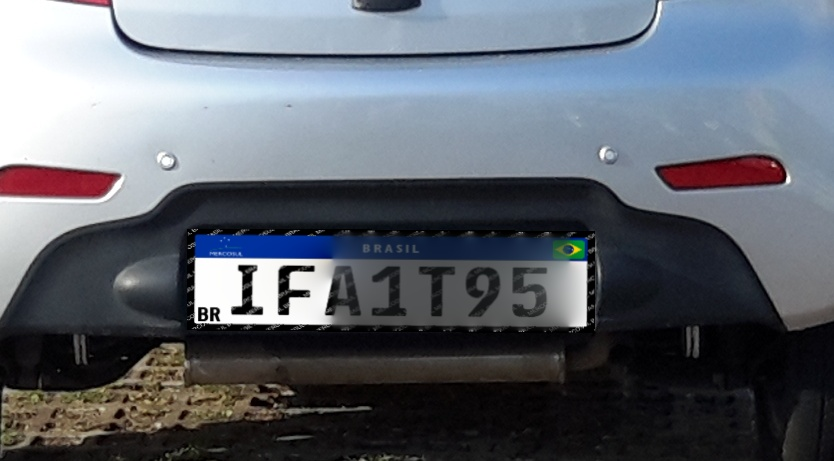
#> input picture dataset/1.JPG, 834 x 461 px; its folder holds only this picture in this run
$ python pipeline_tesseract.py
#> lines starting #> are read from the running program, lines starting #| are printed output that depends on the picture; after the words box and inside, x2 and y2 are one past the last pixel; in counts of white or black regions, pixels touching at a corner belong together
#> in main, img is the input picture: shape (461, 834, 3); mean B, G, R 109.4, 100.6, 95.2
### src/segmentacao.py
import cv2
import numpy as np


def calcular_angulo_horizontal(rect):
    """Calcula o angulo de inclinacao (em graus) do lado maior do retangulo minimo."""
    box = cv2.boxPoints(rect)
    d01 = np.linalg.norm(box[1] - box[0])
    d12 = np.linalg.norm(box[2] - box[1])
    p1, p2 = (box[0], box[1]) if d01 >= d12 else (box[1], box[2])
    if p2[0] < p1[0]:
        p1, p2 = p2, p1
    return float(np.degrees(np.arctan2(p2[1] - p1[1], p2[0] - p1[0])))


def remover_moldura_preta(crop):
    """
    Varre a placa de dentro para fora para localizar e remover a moldura preta.
    A varredura interna evita que fundos claros externos (lataria, cromado ou
    placa antiga por baixo) impecam a remocao da borda.
    """
    cinza = cv2.cvtColor(crop, cv2.COLOR_BGR2GRAY)
    h, w = cinza.shape
    if h < 15 or w < 40:
        return crop

    # Percentil 75 ignora os pixels brancos da marca d'agua dentro da moldura preta
    p75_linhas = np.percentile(cinza, 75, axis=1)

    # A faixa [12%, 48%] logo abaixo da barra azul sempre intercepta o miolo claro da placa
    y_ini = int(h * 0.12)
    y_fim = max(y_ini + 1, int(h * 0.48))
    y_mid = y_ini + int(np.argmax(p75_linhas[y_ini:y_fim]))
    limiar_v = min(85.0, float(p75_linhas[y_mid]) * 0.52)

    topo = 0
    for y in range(y_mid, -1, -1):
        if p75_linhas[y] < limiar_v:
            topo = y + 1
            break

    base = h
    for y in range(y_mid, h):
        if p75_linhas[y] < limiar_v:
            base = y
            break

    if base - topo < 15:
        topo, base = 0, h

    cinza_v = cinza[topo:base, :]
    h_v, w_v = cinza_v.shape

    # Referencia local por lateral para suportar placas com meia-sombra
    ref_esq = float(np.percentile(cinza_v[:, int(w_v * 0.08) : max(int(w_v * 0.08) + 1, w_v // 3)], 90))
    ref_dir = float(np.percentile(cinza_v[:, int(w_v * 0.58) : max(int(w_v * 0.58) + 1, int(w_v * 0.88))], 90))
    limiar_esq = min(85.0, ref_esq * 0.52)
    limiar_dir = min(85.0, ref_dir * 0.52)

    p80_cols = np.percentile(cinza_v, 80, axis=0)
    faixa_h = max(2, h_v // 8)
    topo_col = cinza_v[:faixa_h, :].mean(axis=0)
    base_col = cinza_v[-faixa_h:, :].mean(axis=0)

    # Moldura lateral e escura de ponta a ponta; caracteres preservam margem clara no topo/base
    esq = 0
    for x in range(int(w_v * 0.16), -1, -1):
        if p80_cols[x] < limiar_esq and topo_col[x] < limiar_esq * 1.25 and base_col[x] < limiar_esq * 1.25:
            esq = x + 1
            break

    dir_ = w_v
    for x in range(int(w_v * 0.78), w_v):
        if p80_cols[x] < limiar_dir and topo_col[x] < limiar_dir * 1.25 and base_col[x] < limiar_dir * 1.25:
            dir_ = x
            break

    if dir_ - esq < 30:
        esq, dir_ = 0, w_v

    # Pequeno recuo para descartar residuos de antialiasing da borda preta
    pad_t = max(2, int(h_v * 0.03)) if topo > 0 else 1
    pad_b = max(2, int(h_v * 0.03)) if base < h else 1
    pad_l = max(2, int((dir_ - esq) * 0.01)) if esq > 0 else 0
    pad_r = max(2, int((dir_ - esq) * 0.01)) if dir_ < w_v else 0

    y1, y2 = (topo + pad_t, base - pad_b) if (base - pad_b) - (topo + pad_t) >= 12 else (topo, base)
    x1, x2 = (esq + pad_l, dir_ - pad_r) if (dir_ - pad_r) - (esq + pad_l) >= 30 else (esq, dir_)

    return crop[y1:y2, x1:x2]


def extrair_candidatos_placa(img, max_candidatos=3):
    """
    Detecta e extrai ate `max_candidatos` regioes de placa Mercosul ordenadas por area:
    1. Segmentacao por cor da faixa superior azul (HSV + dominancia do canal B em BGR);
    2. Fechamento morfologico horizontal para unir a faixa interrompida pela palavra BRASIL;
    3. Alinhamento geometrico via transformacao afim (minAreaRect + warpAffine);
    4. Projecao da geometria da faixa azul para a area dos caracteres e remocao da moldura.
    """
#> called with max_candidatos = 3
    hsv = cv2.cvtColor(img, cv2.COLOR_BGR2HSV)
#> hsv: shape (461, 834, 3); mean H, S, V 93.9, 58.9, 112.9
    b, g, r = cv2.split(img)
    h_img, w_img = img.shape[:2]

    # Dominancia do canal azul mantem a faixa sob sombra e rejeita superficies prata/cinza
    azul_bgr = ((b.astype(np.int16) - r.astype(np.int16)) >= 20) & (
        (b.astype(np.int16) - g.astype(np.int16)) >= 5
    )
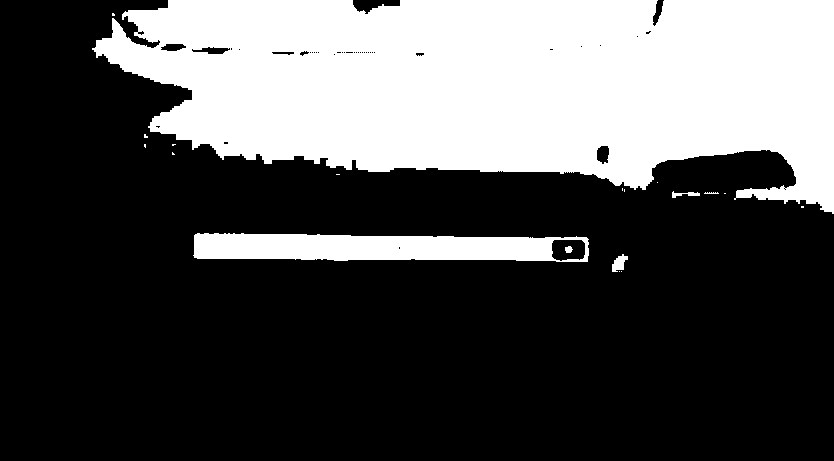
#> azul_bgr: shape (461, 834) bool; 32.1% white; 19 white regions (13 under 20 px), largest, box (x1, y1, x2, y2) and area: (92, 0, 834, 214) 113934, (193, 233, 589, 262) 8982, (612, 254, 628, 272) 172, (672, 191, 700, 198) 90, (565, 246, 573, 253) 43, (704, 192, 719, 194) 22

    candidatos_brutos = []
    for s_min in (95, 65):
        mascara = cv2.inRange(hsv, np.array([96, s_min, 18]), np.array([134, 255, 255]))
        mascara = cv2.bitwise_and(mascara, (azul_bgr.astype(np.uint8) * 255))

        # Fechamento horizontal une segmentos da barra azul; abertura remove ruidos pontuais
        kernel_w = max(25, int(w_img * 0.055))
        kernel = cv2.getStructuringElement(cv2.MORPH_RECT, (kernel_w, 3))
        mascara = cv2.morphologyEx(mascara, cv2.MORPH_CLOSE, kernel)
        mascara = cv2.morphologyEx(mascara, cv2.MORPH_OPEN, np.ones((3, 3), np.uint8))

        contornos, _ = cv2.findContours(mascara, cv2.RETR_EXTERNAL, cv2.CHAIN_APPROX_SIMPLE)
        for c in contornos:
            rect = cv2.minAreaRect(c)
            (_, _), (rw, rh), _ = rect
            if rw == 0 or rh == 0:
                continue
            largura = max(rw, rh)
            altura = min(rw, rh)
            razao = largura / altura
            area = largura * altura
            if 4.5 <= razao <= 48.0 and area > 250:
                candidatos_brutos.append((area, largura, altura, rect))
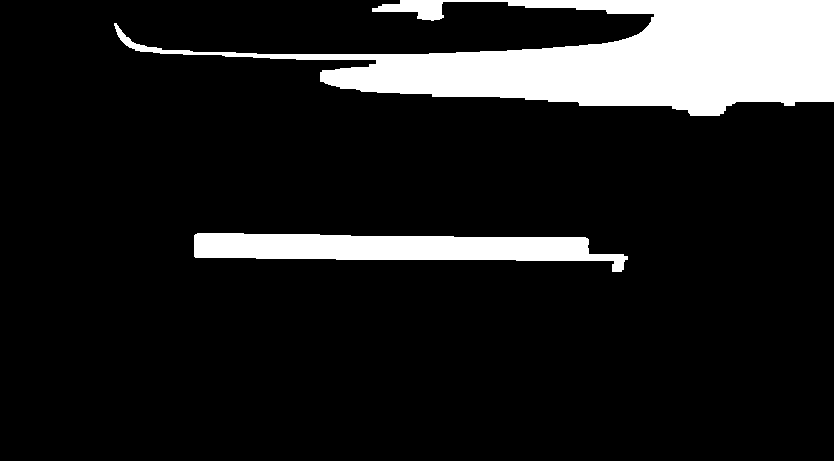
#> mascara: shape (461, 834); 12.6% white; 2 white regions, box (x1, y1, x2, y2) and area: (114, 0, 834, 116) 38628, (194, 233, 628, 272) 9920
#> after the loop, candidatos_brutos = 6 items

    crops = []
    centros_vistos = []

    for _, bw, bh, rect in sorted(candidatos_brutos, key=lambda x: x[0], reverse=True):
        cx, cy = rect[0]
        if any(abs(cx - ox) < 35 and abs(cy - oy) < 25 for ox, oy in centros_vistos):
            continue

        angulo = calcular_angulo_horizontal(rect)
        if abs(angulo) > 35.0:
            continue

        # Corrige inclinacao da placa girando a imagem em torno do centro da barra azul
        matriz_rot = cv2.getRotationMatrix2D((cx, cy), angulo, 1.0)
        img_alinhada = cv2.warpAffine(
            img, matriz_rot, (w_img, h_img), flags=cv2.INTER_CUBIC, borderMode=cv2.BORDER_REPLICATE
        )

        bx = cx - bw / 2.0
        by = cy - bh / 2.0

        # Projeta a regiao dos caracteres abaixo da barra azul (ignorando a sigla BR a esquerda)
        x1 = max(0, int(bx + bw * 0.08))
        x2 = min(w_img, int(bx + bw * 1.07))
        y1 = max(0, int(by + bh * 1.05))
        y2 = min(h_img, int(by + bh * 4.25))

        if x2 - x1 < 40 or y2 - y1 < 15:
            continue

        crop = img_alinhada[y1:y2, x1:x2]
        cinza_crop = cv2.cvtColor(crop, cv2.COLOR_BGR2GRAY)
        if np.percentile(cinza_crop, 85) < 85 or np.std(cinza_crop) < 15:
            continue

        centros_vistos.append((cx, cy))
        crops.append(remover_moldura_preta(crop))
        if len(crops) >= max_candidatos:
            break
#> this loop made 3 passes
#> (bw, bh, rect, cx, cy, d01 in calcular_angulo_horizontal, d12 in calcular_angulo_horizontal, p1 in calcular_angulo_horizontal) on passes 2 to 3: (528.1, 73.23, ((570.7, 60.13), (528.1, 73.23), -5.71), 570.7, 60.13, 73.23, 528.1, [304.3, 49.97]), (433.6, 33.07, ((410.5, 247.7), (33.07, 433.6), -88.08), 410.5, 247.7, 433.6, 33.07, [193.3, 256.9])
#> pass 1, in extrair_candidatos_placa, `cinza_crop = cv2.cvtColor(crop, cv2.COLOR_BGR2GRAY)`:
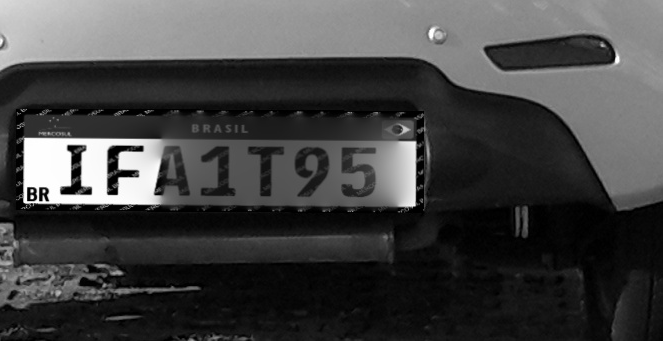
#> cinza_crop: shape (341, 663); min 0, max 255, mean 65.7
#> pass 1, in remover_moldura_preta, `cinza_v = cinza[topo:base, :]`:
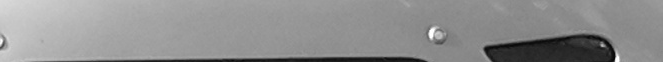
#> cinza_v: shape (62, 663); min 7, max 255, mean 143.1
#> after the loop:
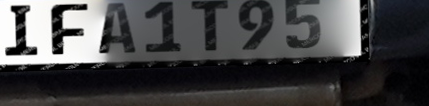
#> crop: shape (106, 429, 3); mean B, G, R 70.5, 69.5, 69.7
#> after the loop, centros_vistos = [(473.5, 57.5), (570.7, 60.13), (410.5, 247.7)]; crops = 3 items

    return crops

### src/preprocessamento.py
import cv2
import numpy as np


def limpar_binaria(binaria):
    """
    Pos-processa a imagem binarizada removendo restos de borda, ruidos pequenos
    e residuos da sigla 'BR', reescalando os caracteres para altura ideal (~48 px)
    com margem branca de seguranca.
    """
    inv = 255 - binaria
    h, w = inv.shape

    media_linhas = inv.mean(axis=1)
    topo = 0
    while topo < int(h * 0.22) and media_linhas[topo] > 140:
        topo += 1
    base = h
    while base > int(h * 0.78) and media_linhas[base - 1] > 140:
        base -= 1
    inv = inv[topo:base, :]

    media_cols = inv.mean(axis=0)
    esq = 0
    while esq < int(w * 0.12) and media_cols[esq] > 140:
        esq += 1
    dir_ = w
    while dir_ > int(w * 0.88) and media_cols[dir_ - 1] > 140:
        dir_ -= 1
    inv = inv[:, esq:dir_]

    # Filtragem por componentes conectados: descarta ruidos e restos de borda/BR
    num_labels, labels, stats, _ = cv2.connectedComponentsWithStats(inv, connectivity=8)
    h_c, w_c = inv.shape
    limpa_inv = np.zeros_like(inv)

    for i in range(1, num_labels):
        cx, cy, cw, ch, area = stats[i]
        if ch < int(0.28 * h_c) or area < 70:
            continue
        if cw > int(0.32 * w_c) and ch < int(0.38 * h_c):
            continue
        if cx < int(0.10 * w_c) and ch < int(0.55 * h_c) and cy > int(0.38 * h_c):
            continue
        limpa_inv[labels == i] = 255

    ys, xs = np.where(limpa_inv > 0)
    if ys.size > 0 and (ys.max() - ys.min()) >= 16 and (xs.max() - xs.min()) >= 35:
        limpa_inv = limpa_inv[ys.min() : ys.max() + 1, xs.min() : xs.max() + 1]

    # Normaliza a altura dos caracteres para ~48 px (faixa otima para o LSTM do Tesseract)
    h_ink, w_ink = limpa_inv.shape
    if h_ink > 0:
        escala = 48.0 / h_ink
        novo_w = max(20, int(round(w_ink * escala)))
        interp = cv2.INTER_AREA if escala < 1 else cv2.INTER_CUBIC
        limpa_inv = cv2.resize(limpa_inv, (novo_w, 48), interpolation=interp)
        _, limpa_inv = cv2.threshold(limpa_inv, 127, 255, cv2.THRESH_BINARY)

    limpa = 255 - limpa_inv
    return cv2.copyMakeBorder(limpa, 24, 24, 24, 24, cv2.BORDER_CONSTANT, value=255)


def preprocessar_placa(placa_bgr):
    """
    Aplica tecnicas de pre-processamento sobre a placa segmentada e retorna:
    - `colorida_pad`: recorte original padronizado com margem (util para OCR neural);
    - `cinza_norm`: escala de cinza com sombras equalizadas e contraste esticado;
    - `binarizacoes`: lista de (imagem_binaria, peso) com diferentes limiarizacoes.
    """
    redim = cv2.resize(placa_bgr, (420, 96), interpolation=cv2.INTER_CUBIC)
    cinza = cv2.cvtColor(redim, cv2.COLOR_BGR2GRAY)

    # 1. Equalizacao de iluminacao: estima o fundo por fechamento morfologico amplo
    #    e divide a imagem pelo fundo, eliminando sombras duras sem gerar halos
    kernel_bg = cv2.getStructuringElement(cv2.MORPH_ELLIPSE, (35, 35))
    fundo = cv2.morphologyEx(cinza, cv2.MORPH_CLOSE, kernel_bg)
    norm = cv2.divide(cinza, np.maximum(fundo, 1), scale=255)

    # 2. Expansao de contraste robusta por percentis (2% a 98%): recupera letras cinza-claras
    p2, p98 = np.percentile(norm, (2, 98))
    if p98 > p2 + 10:
        norm = np.clip((norm.astype(np.float32) - p2) * 255.0 / (p98 - p2), 0, 255).astype(np.uint8)

    # 3. Abertura morfologica em escala de cinza: reduz riscos brancos da marca d'agua
    sem_marca_leve = cv2.morphologyEx(
        norm, cv2.MORPH_OPEN, cv2.getStructuringElement(cv2.MORPH_ELLIPSE, (3, 3))
    )
    sem_marca_forte = cv2.morphologyEx(
        norm, cv2.MORPH_OPEN, cv2.getStructuringElement(cv2.MORPH_ELLIPSE, (5, 5))
    )

    # 4. Suavizacao Gaussiana seguida de binarizacao de Otsu e Adaptativa
    suave_raw = cv2.GaussianBlur(norm, (3, 3), 0)
    suave_leve = cv2.GaussianBlur(sem_marca_leve, (3, 3), 0)
    suave_forte = cv2.GaussianBlur(sem_marca_forte, (3, 3), 0)

    _, bin_raw = cv2.threshold(suave_raw, 0, 255, cv2.THRESH_BINARY + cv2.THRESH_OTSU)
    _, bin_leve = cv2.threshold(suave_leve, 0, 255, cv2.THRESH_BINARY + cv2.THRESH_OTSU)
    _, bin_forte = cv2.threshold(suave_forte, 0, 255, cv2.THRESH_BINARY + cv2.THRESH_OTSU)
    bin_adapt = cv2.adaptiveThreshold(
        suave_leve, 255, cv2.ADAPTIVE_THRESH_GAUSSIAN_C, cv2.THRESH_BINARY, 55, 15
    )

    colorida_pad = cv2.copyMakeBorder(redim, 24, 24, 24, 24, cv2.BORDER_REPLICATE)
    cinza_norm_pad = cv2.copyMakeBorder(norm, 24, 24, 24, 24, cv2.BORDER_CONSTANT, value=255)

    binarizacoes = [
        (limpar_binaria(bin_forte), 1.3),
        (limpar_binaria(bin_leve), 1.15),
        (limpar_binaria(bin_raw), 1.0),
        (limpar_binaria(bin_adapt), 1.0),
    ]

    return {
        "colorida_pad": colorida_pad,
        "cinza_norm": cinza_norm_pad,
        "binarizacoes": binarizacoes,
    }

### src/ocr.py
import re
from collections import defaultdict
import cv2
import numpy as np
import pytesseract

PADRAO_MERCOSUL = [True, True, True, False, True, False, False]  # LLLNLNN
WHITELIST = "ABCDEFGHIJKLMNOPQRSTUVWXYZ0123456789"
PARA_LETRA = {"0": "O", "1": "I", "2": "Z", "4": "A", "5": "S", "6": "G", "7": "T", "8": "B"}
PARA_DIGITO = {
    "O": "0", "Q": "0", "D": "0", "U": "0",
    "I": "1", "L": "1", "J": "1",
    "Z": "2", "A": "4", "S": "5", "G": "6", "T": "7", "B": "8",
}


# [104 lines left out: functions normalizar_e_pontuar_mercosul, _tesseract_por_segmentacao, not called in this run]


def reconhecer_tesseract(dados_prep):
    """Aplica Tesseract OCR nas binarizações geradas com votação ponderada e fallback por caractere."""
    binarizacoes = dados_prep["binarizacoes"]
    votos = defaultdict(float)
    meta = {}
    melhor_fallback = (999, "", "", binarizacoes[0][0])

    for binaria, peso_bin in binarizacoes:
        for psm in (7, 8):
            bruto = pytesseract.image_to_string(
                binaria, config=f"--oem 3 --psm {psm} -c tessedit_char_whitelist={WHITELIST}"
            ).strip()
            texto, custo = normalizar_e_pontuar_mercosul(bruto)

            if custo < melhor_fallback[0]:
                melhor_fallback = (custo, texto, bruto, binaria)

            if len(texto) == 7 and custo <= 2:
                mult = 3.0 if custo == 0 else (1.4 if custo == 1 else 0.6)
                votos[texto] += peso_bin * mult
                if texto not in meta or custo < meta[texto][0]:
                    meta[texto] = (custo, bruto, binaria)

    melhor_custo_linha = min((m[0] for m in meta.values()), default=999)
    if melhor_custo_linha > 0:
        for binaria, peso_bin in binarizacoes:
            seg = _tesseract_por_segmentacao(binaria)
            if not seg:
                continue
            texto, custo = normalizar_e_pontuar_mercosul(seg)
            if custo < melhor_fallback[0]:
                melhor_fallback = (custo, texto, f"seg:{seg}", binaria)
            if len(texto) == 7 and custo <= 1:
                votos[texto] += peso_bin * (2.2 if custo == 0 else 1.0)
                if texto not in meta or custo < meta[texto][0]:
                    meta[texto] = (custo, f"seg:{seg}", binaria)

    if votos:
        vencedor = max(votos.items(), key=lambda kv: kv[1])[0]
        custo, bruto, img_usada = meta[vencedor]
        return vencedor, bruto, img_usada, custo

    custo, texto, bruto, img_usada = melhor_fallback
    return texto, bruto, img_usada, custo


# [59 lines left out: functions _extrair_texto_easyocr, reconhecer_easyocr, not called in this run]

### pipeline_tesseract.py
import glob
import os
import re
import cv2

from src.segmentacao import extrair_candidatos_placa
from src.preprocessamento import preprocessar_placa
from src.ocr import reconhecer_tesseract

EXTENSOES = (".jpg", ".jpeg", ".png", ".bmp", ".webp")


def ordem_numerica(caminho):
    return [int(n) for n in re.findall(r"\d+", os.path.basename(caminho))] or [0]


def main():
    base_dir = os.path.dirname(os.path.abspath(__file__))
    dataset_glob = os.path.join(base_dir, "dataset", "*.*")
    resultados_dir = os.path.join(base_dir, "resultados")
    debug_dir = os.path.join(resultados_dir, "debug_tesseract")
    saida_txt = os.path.join(resultados_dir, "resultados_tesseract.txt")

    os.makedirs(debug_dir, exist_ok=True)

    caminhos = [
        c for c in sorted(glob.glob(dataset_glob), key=ordem_numerica)
        if os.path.splitext(c)[1].lower() in EXTENSOES
    ]

    resultados = []
    for caminho in caminhos:
        img = cv2.imread(caminho)
        nome = os.path.basename(caminho)
        if img is None:
            continue

        candidatos = extrair_candidatos_placa(img)
#> candidatos = 3 items
        if not candidatos:
            linha = f"{nome}: NAO_DETECTADA"
            resultados.append(linha)
            print(linha, flush=True)
            continue

        melhor = (999, "", "", candidatos[0], None)
        for placa in candidatos:
            dados_prep = preprocessar_placa(placa)
            texto, bruto, img_usada, custo = reconhecer_tesseract(dados_prep)
            if custo < melhor[0]:
                melhor = (custo, texto, bruto, placa, img_usada)
            if custo == 0:
                break
#> this loop made 1 pass
#> (p2 in preprocessar_placa, p98 in preprocessar_placa) on pass 1: (111.4, 255)
#> pass 1, in preprocessar_placa, `fundo = cv2.morphologyEx(cinza, cv2.MORPH_CLOSE, kernel_bg)`:
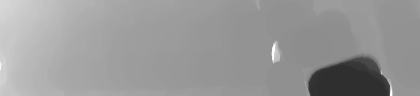
#> fundo: shape (96, 420); min 47, max 255, mean 152.3
#> pass 1, in preprocessar_placa, `norm = cv2.divide(cinza, np.maximum(fundo, 1), scale=255)`:
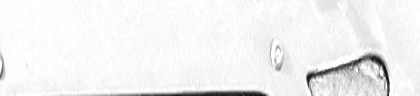
#> norm: shape (96, 420); min 13, max 255, mean 241.2
#> after the loop, melhor = 5 items

        _, texto, bruto, melhor_placa, melhor_bin = melhor
        cv2.imwrite(os.path.join(debug_dir, f"crop_{nome}"), melhor_placa)
        if melhor_bin is not None:
            cv2.imwrite(os.path.join(debug_dir, f"bin_{nome}"), melhor_bin)

        linha = f"{nome}: {texto} (bruto: {bruto})"
        resultados.append(linha)
        print(linha, flush=True)

    with open(saida_txt, "w", encoding="utf-8") as f:
        f.write("\n".join(resultados))
    print(f"\nResultados salvos em: {saida_txt}")


if __name__ == "__main__":
#> (the run stopped early here; a loop or call above may not have finished)
